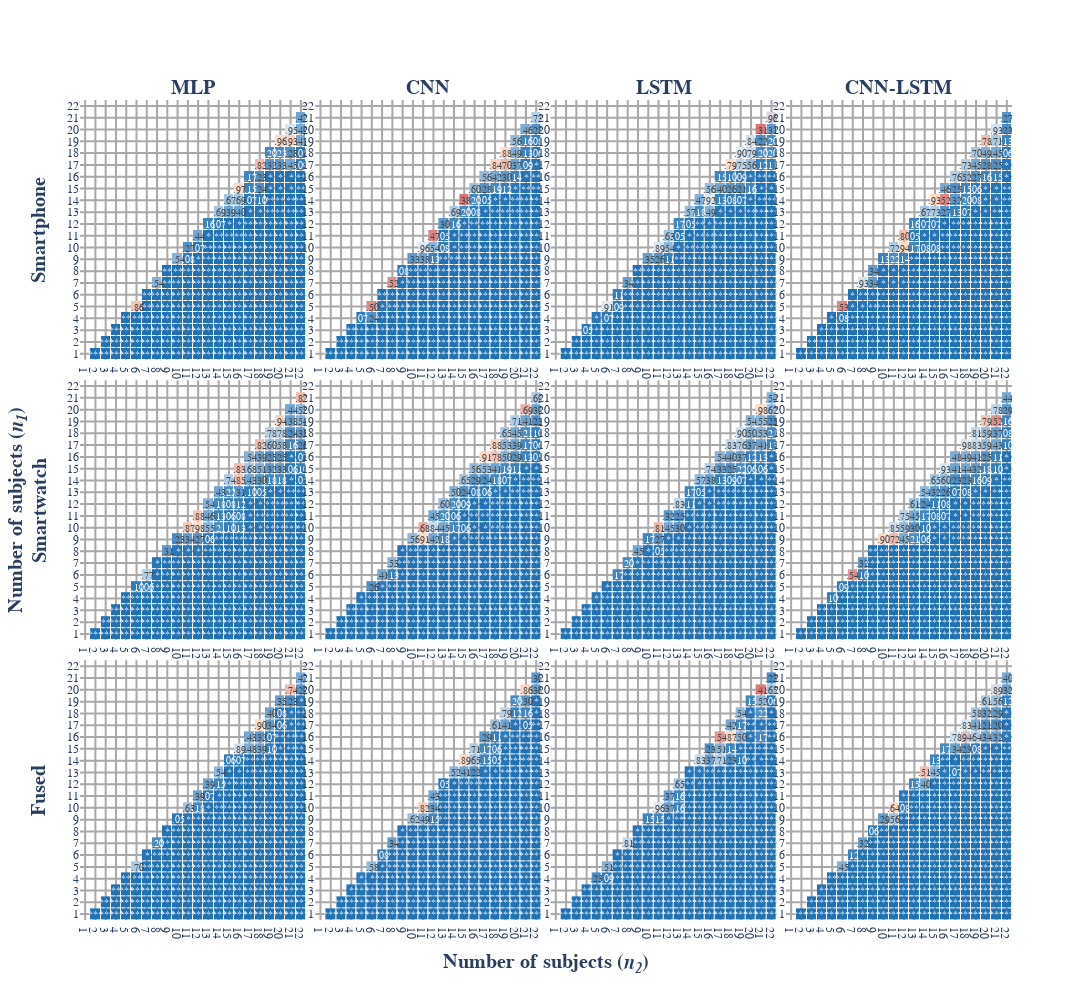

This figure's notebook cell:
### Markdown cell above
## Statistical analysis

Figure below depicts the statistical tests executed to determine the significance of the difference in accuracy caused by increasing training data in the MLP, CNN, LSTM and CNN-LSTM models respectively. In practice, the accuracy obtained from training models with $n_1$ subjects is compared with the accuracies obtained in models trained with $n_2$ subjects, where $n_2 > n_1$ (i.e., _does the accuracy statistically improve when training with more subjects?_).

> Prior to executing the statistical tests, the normality of the data was tested in order to use **parametric** or **non-parametric** tests. The results determined the **non-normality** of the data.

Overall, when the training data increases the accuracy increases too (with some isolated exceptions) in any model and data source, although this increase is not always significant. In every model and data source, improvements of the type $n_1 < n_2 + 1$ (i.e., adding the data of one subject more) start to be not significant around $n_1 \in [4,6]$.

Then, significant improvements seem to appear after 1) a certain threshold and 2) a specific amount of extra data (i.e., $n_1 < n_2 + x$). The first case is observed in the CNN and LSTM models. In both models, improvements are obtained when $n_1 \in [9,12]$ and $n_2 \in [13,14]$ across all data sources. In the MLP, there are improvements on $n_2 = 22$ when $n_1 \in [14,16]$ and $[17,18]$ with **smartwatch** and **fused** data, respectively; in the LSTM models, when $n_1 \in [14,16]$ improvements are observed when $n_2 = 20$ with any data source; and in the CNN-LSTM model, when $n_1 \in [16,18]$ improvements appear in $n_2 = 22$ with the **fused** data. 

Examples of the second case can be noticed in the CNN model with **smartphone** and  **smartwatch** data, where improvements to $n_1 \in [15, 17]$ and $n_1 \in [14,16]$, respectively, require the addition of data from $5$ subjects. The CNN-LSTM model also shows this behaviour with **smartphone** data, where improvements to $n_1 \in [9, 17]$ require the addition of data from $[3,5]$ subjects; the **smartwatch**, which requires data from $[4,6]$ subjects to obtain improvements when $n_1 \in [9,16]$; and with **fused** data, where improvements to $n_1 \in [9,13]$ are obtained after adding data from $2$ subjects.

Finally, no significant changes are observed after a certain range of values for $n_1$ is reached. In addition, these values seem constant across model architectures. For example, in models trained with **smartphone** data, no differences are observed after $n_1 \geq [17, 18]$. In the case of the **smartwatch** data, there are no improvements after $n_1 \geq 17$. These values are a bit higher for the models trained with **fused** data, around $n_1 \in [19,20]$.

### Code cell
pairwise_comparison_fig = plot_pairwise_comparision(
    reports, 
    MODELS,
    SOURCES, 
    Filter(None, None, TargetFilter.MODEL, ModelMetric.ACCURACY), 
    SOURCES_PRINT, 
    stars=True, 
    parametric=False, 
    alternative='two-sided'
)
pairwise_comparison_fig

### Figure 1 — Plotly figure (JSON) as saved in the notebook; plotly's stock layout.template omitted (floating-point values rounded to 4 significant figures; data arrays with more than 128 entries replaced by an {"elided": "..."} marker saying what was removed)
{"data": [{"colorscale": [[0, "rgb(33,113,181)"], [0.4, "rgb(222,235,247)"], [0.6, "rgb(178,24,43)"], [1, "rgb(253,219,199)"]], "hoverongaps": false, "hovertemplate": "B: %{x}<br>A: %{y}<br>p-value: %{text}<extra></extra>", "showscale": false, "text": {"elided": "22x22 str values"}, "textfont": {"size": 10}, "texttemplate": "%{text}", "type": "heatmap", "x": [1, 2, 3, 4, 5, 6, 7, 8, 9, 10, 11, 12, 13, 14, 15, 16, 17, 18, 19, 20, 21, 22], "xaxis": "x", "xgap": 1, "y": [1, 2, 3, 4, 5, 6, 7, 8, 9, 10, 11, 12, 13, 14, 15, 16, 17, 18, 19, 20, 21, 22], "yaxis": "y", "ygap": 1, "z": {"elided": "22x22 float values"}}, {"colorscale": [[0, "rgb(33,113,181)"], [0.4, "rgb(222,235,247)"], [0.6, "rgb(178,24,43)"], [1, "rgb(253,219,199)"]], "hoverongaps": false, "hovertemplate": "B: %{x}<br>A: %{y}<br>p-value: %{text}<extra></extra>", "showscale": false, "text": {"elided": "22x22 str values"}, "textfont": {"size": 10}, "texttemplate": "%{text}", "type": "heatmap", "x": [1, 2, 3, 4, 5, 6, 7, 8, 9, 10, 11, 12, 13, 14, 15, 16, 17, 18, 19, 20, 21, 22], "xaxis": "x5", "xgap": 1, "y": [1, 2, 3, 4, 5, 6, 7, 8, 9, 10, 11, 12, 13, 14, 15, 16, 17, 18, 19, 20, 21, 22], "yaxis": "y5", "ygap": 1, "z": {"elided": "22x22 float values"}}, {"colorscale": [[0, "rgb(33,113,181)"], [0.4, "rgb(222,235,247)"], [0.6, "rgb(178,24,43)"], [1, "rgb(253,219,199)"]], "hoverongaps": false, "hovertemplate": "B: %{x}<br>A: %{y}<br>p-value: %{text}<extra></extra>", "showscale": false, "text": {"elided": "22x22 str values"}, "textfont": {"size": 10}, "texttemplate": "%{text}", "type": "heatmap", "x": [1, 2, 3, 4, 5, 6, 7, 8, 9, 10, 11, 12, 13, 14, 15, 16, 17, 18, 19, 20, 21, 22], "xaxis": "x9", "xgap": 1, "y": [1, 2, 3, 4, 5, 6, 7, 8, 9, 10, 11, 12, 13, 14, 15, 16, 17, 18, 19, 20, 21, 22], "yaxis": "y9", "ygap": 1, "z": {"elided": "22x22 float values"}}, {"colorscale": [[0, "rgb(33,113,181)"], [0.4, "rgb(222,235,247)"], [0.6, "rgb(178,24,43)"], [1, "rgb(253,219,199)"]], "hoverongaps": false, "hovertemplate": "B: %{x}<br>A: %{y}<br>p-value: %{text}<extra></extra>", "showscale": false, "text": {"elided": "22x22 str values"}, "textfont": {"size": 10}, "texttemplate": "%{text}", "type": "heatmap", "x": [1, 2, 3, 4, 5, 6, 7, 8, 9, 10, 11, 12, 13, 14, 15, 16, 17, 18, 19, 20, 21, 22], "xaxis": "x2", "xgap": 1, "y": [1, 2, 3, 4, 5, 6, 7, 8, 9, 10, 11, 12, 13, 14, 15, 16, 17, 18, 19, 20, 21, 22], "yaxis": "y2", "ygap": 1, "z": {"elided": "22x22 float values"}}, {"colorscale": [[0, "rgb(33,113,181)"], [0.4, "rgb(222,235,247)"], [0.6, "rgb(178,24,43)"], [1, "rgb(253,219,199)"]], "hoverongaps": false, "hovertemplate": "B: %{x}<br>A: %{y}<br>p-value: %{text}<extra></extra>", "showscale": false, "text": {"elided": "22x22 str values"}, "textfont": {"size": 10}, "texttemplate": "%{text}", "type": "heatmap", "x": [1, 2, 3, 4, 5, 6, 7, 8, 9, 10, 11, 12, 13, 14, 15, 16, 17, 18, 19, 20, 21, 22], "xaxis": "x6", "xgap": 1, "y": [1, 2, 3, 4, 5, 6, 7, 8, 9, 10, 11, 12, 13, 14, 15, 16, 17, 18, 19, 20, 21, 22], "yaxis": "y6", "ygap": 1, "z": {"elided": "22x22 float values"}}, {"colorscale": [[0, "rgb(33,113,181)"], [0.4, "rgb(222,235,247)"], [0.6, "rgb(178,24,43)"], [1, "rgb(253,219,199)"]], "hoverongaps": false, "hovertemplate": "B: %{x}<br>A: %{y}<br>p-value: %{text}<extra></extra>", "showscale": false, "text": {"elided": "22x22 str values"}, "textfont": {"size": 10}, "texttemplate": "%{text}", "type": "heatmap", "x": [1, 2, 3, 4, 5, 6, 7, 8, 9, 10, 11, 12, 13, 14, 15, 16, 17, 18, 19, 20, 21, 22], "xaxis": "x10", "xgap": 1, "y": [1, 2, 3, 4, 5, 6, 7, 8, 9, 10, 11, 12, 13, 14, 15, 16, 17, 18, 19, 20, 21, 22], "yaxis": "y10", "ygap": 1, "z": {"elided": "22x22 float values"}}, {"colorscale": [[0, "rgb(33,113,181)"], [0.4, "rgb(222,235,247)"], [0.6, "rgb(178,24,43)"], [1, "rgb(253,219,199)"]], "hoverongaps": false, "hovertemplate": "B: %{x}<br>A: %{y}<br>p-value: %{text}<extra></extra>", "showscale": false, "text": {"elided": "22x22 str values"}, "textfont": {"size": 10}, "texttemplate": "%{text}", "type": "heatmap", "x": [1, 2, 3, 4, 5, 6, 7, 8, 9, 10, 11, 12, 13, 14, 15, 16, 17, 18, 19, 20, 21, 22], "xaxis": "x3", "xgap": 1, "y": [1, 2, 3, 4, 5, 6, 7, 8, 9, 10, 11, 12, 13, 14, 15, 16, 17, 18, 19, 20, 21, 22], "yaxis": "y3", "ygap": 1, "z": {"elided": "22x22 float values"}}, {"colorscale": [[0, "rgb(33,113,181)"], [0.4, "rgb(222,235,247)"], [0.6, "rgb(178,24,43)"], [1, "rgb(253,219,199)"]], "hoverongaps": false, "hovertemplate": "B: %{x}<br>A: %{y}<br>p-value: %{text}<extra></extra>", "showscale": false, "text": {"elided": "22x22 str values"}, "textfont": {"size": 10}, "texttemplate": "%{text}", "type": "heatmap", "x": [1, 2, 3, 4, 5, 6, 7, 8, 9, 10, 11, 12, 13, 14, 15, 16, 17, 18, 19, 20, 21, 22], "xaxis": "x7", "xgap": 1, "y": [1, 2, 3, 4, 5, 6, 7, 8, 9, 10, 11, 12, 13, 14, 15, 16, 17, 18, 19, 20, 21, 22], "yaxis": "y7", "ygap": 1, "z": {"elided": "22x22 float values"}}, {"colorscale": [[0, "rgb(33,113,181)"], [0.4, "rgb(222,235,247)"], [0.6, "rgb(178,24,43)"], [1, "rgb(253,219,199)"]], "hoverongaps": false, "hovertemplate": "B: %{x}<br>A: %{y}<br>p-value: %{text}<extra></extra>", "showscale": false, "text": {"elided": "22x22 str values"}, "textfont": {"size": 10}, "texttemplate": "%{text}", "type": "heatmap", "x": [1, 2, 3, 4, 5, 6, 7, 8, 9, 10, 11, 12, 13, 14, 15, 16, 17, 18, 19, 20, 21, 22], "xaxis": "x11", "xgap": 1, "y": [1, 2, 3, 4, 5, 6, 7, 8, 9, 10, 11, 12, 13, 14, 15, 16, 17, 18, 19, 20, 21, 22], "yaxis": "y11", "ygap": 1, "z": {"elided": "22x22 float values"}}, {"colorscale": [[0, "rgb(33,113,181)"], [0.4, "rgb(222,235,247)"], [0.6, "rgb(178,24,43)"], [1, "rgb(253,219,199)"]], "hoverongaps": false, "hovertemplate": "B: %{x}<br>A: %{y}<br>p-value: %{text}<extra></extra>", "showscale": false, "text": {"elided": "22x22 str values"}, "textfont": {"size": 10}, "texttemplate": "%{text}", "type": "heatmap", "x": [1, 2, 3, 4, 5, 6, 7, 8, 9, 10, 11, 12, 13, 14, 15, 16, 17, 18, 19, 20, 21, 22], "xaxis": "x4", "xgap": 1, "y": [1, 2, 3, 4, 5, 6, 7, 8, 9, 10, 11, 12, 13, 14, 15, 16, 17, 18, 19, 20, 21, 22], "yaxis": "y4", "ygap": 1, "z": {"elided": "22x22 float values"}}, {"colorscale": [[0, "rgb(33,113,181)"], [0.4, "rgb(222,235,247)"], [0.6, "rgb(178,24,43)"], [1, "rgb(253,219,199)"]], "hoverongaps": false, "hovertemplate": "B: %{x}<br>A: %{y}<br>p-value: %{text}<extra></extra>", "showscale": false, "text": {"elided": "22x22 str values"}, "textfont": {"size": 10}, "texttemplate": "%{text}", "type": "heatmap", "x": [1, 2, 3, 4, 5, 6, 7, 8, 9, 10, 11, 12, 13, 14, 15, 16, 17, 18, 19, 20, 21, 22], "xaxis": "x8", "xgap": 1, "y": [1, 2, 3, 4, 5, 6, 7, 8, 9, 10, 11, 12, 13, 14, 15, 16, 17, 18, 19, 20, 21, 22], "yaxis": "y8", "ygap": 1, "z": {"elided": "22x22 float values"}}, {"colorscale": [[0, "rgb(33,113,181)"], [0.4, "rgb(222,235,247)"], [0.6, "rgb(178,24,43)"], [1, "rgb(253,219,199)"]], "hoverongaps": false, "hovertemplate": "B: %{x}<br>A: %{y}<br>p-value: %{text}<extra></extra>", "showscale": false, "text": {"elided": "22x22 str values"}, "textfont": {"size": 10}, "texttemplate": "%{text}", "type": "heatmap", "x": [1, 2, 3, 4, 5, 6, 7, 8, 9, 10, 11, 12, 13, 14, 15, 16, 17, 18, 19, 20, 21, 22], "xaxis": "x12", "xgap": 1, "y": [1, 2, 3, 4, 5, 6, 7, 8, 9, 10, 11, 12, 13, 14, 15, 16, 17, 18, 19, 20, 21, 22], "yaxis": "y12", "ygap": 1, "z": {"elided": "22x22 float values"}}], "layout": {"annotations": [{"font": {"family": "Helvetica", "size": 20}, "showarrow": false, "text": "<b>MLP</b>", "x": 0.1212, "xanchor": "center", "xref": "paper", "y": 1, "yanchor": "bottom", "yref": "paper"}, {"font": {"family": "Helvetica", "size": 20}, "showarrow": false, "text": "<b>CNN</b>", "x": 0.3738, "xanchor": "center", "xref": "paper", "y": 1, "yanchor": "bottom", "yref": "paper"}, {"font": {"family": "Helvetica", "size": 20}, "showarrow": false, "text": "<b>LSTM</b>", "x": 0.6262, "xanchor": "center", "xref": "paper", "y": 1, "yanchor": "bottom", "yref": "paper"}, {"font": {"family": "Helvetica", "size": 20}, "showarrow": false, "text": "<b>CNN-LSTM</b>", "x": 0.8788, "xanchor": "center", "xref": "paper", "y": 1, "yanchor": "bottom", "yref": "paper"}, {"font": {"family": "Helvetica", "size": 20}, "showarrow": false, "text": "<b>Number of subjects (<i>n<sub>2</sub></i>)</b>", "x": 0.5, "xanchor": "center", "xref": "paper", "y": 0, "yanchor": "top", "yref": "paper", "yshift": -30}, {"font": {"family": "Helvetica", "size": 20}, "showarrow": false, "text": "<b>Number of subjects (<i>n<sub>1</sub></i>)</b>", "textangle": -90, "x": 0, "xanchor": "right", "xref": "paper", "xshift": -50, "y": 0.5, "yanchor": "middle", "yref": "paper"}], "font": {"family": "Helvetica"}, "height": 1000, "plot_bgcolor": "rgba(0,0,0,0)", "width": 1800, "xaxis": {"anchor": "y", "domain": [0, 0.2425], "dtick": 1, "gridcolor": "darkgrey", "gridwidth": 2}, "xaxis10": {"anchor": "y10", "domain": [0.2525, 0.495], "dtick": 1, "gridcolor": "darkgrey", "gridwidth": 2}, "xaxis11": {"anchor": "y11", "domain": [0.505, 0.7475], "dtick": 1, "gridcolor": "darkgrey", "gridwidth": 2}, "xaxis12": {"anchor": "y12", "domain": [0.7575, 1], "dtick": 1, "gridcolor": "darkgrey", "gridwidth": 2}, "xaxis2": {"anchor": "y2", "domain": [0.2525, 0.495], "dtick": 1, "gridcolor": "darkgrey", "gridwidth": 2}, "xaxis3": {"anchor": "y3", "domain": [0.505, 0.7475], "dtick": 1, "gridcolor": "darkgrey", "gridwidth": 2}, "xaxis4": {"anchor": "y4", "domain": [0.7575, 1], "dtick": 1, "gridcolor": "darkgrey", "gridwidth": 2}, "xaxis5": {"anchor": "y5", "domain": [0, 0.2425], "dtick": 1, "gridcolor": "darkgrey", "gridwidth": 2}, "xaxis6": {"anchor": "y6", "domain": [0.2525, 0.495], "dtick": 1, "gridcolor": "darkgrey", "gridwidth": 2}, "xaxis7": {"anchor": "y7", "domain": [0.505, 0.7475], "dtick": 1, "gridcolor": "darkgrey", "gridwidth": 2}, "xaxis8": {"anchor": "y8", "domain": [0.7575, 1], "dtick": 1, "gridcolor": "darkgrey", "gridwidth": 2}, "xaxis9": {"anchor": "y9", "domain": [0, 0.2425], "dtick": 1, "gridcolor": "darkgrey", "gridwidth": 2}, "yaxis": {"anchor": "x", "domain": [0.6833, 1], "dtick": 1, "gridcolor": "darkgrey", "gridwidth": 2, "title": {"font": {"size": 20}, "text": "<b>Smartphone</b>"}}, "yaxis10": {"anchor": "x10", "domain": [0, 0.3167], "dtick": 1, "gridcolor": "darkgrey", "gridwidth": 2}, "yaxis11": {"anchor": "x11", "domain": [0, 0.3167], "dtick": 1, "gridcolor": "darkgrey", "gridwidth": 2}, "yaxis12": {"anchor": "x12", "domain": [0, 0.3167], "dtick": 1, "gridcolor": "darkgrey", "gridwidth": 2}, "yaxis2": {"anchor": "x2", "domain": [0.6833, 1], "dtick": 1, "gridcolor": "darkgrey", "gridwidth": 2}, "yaxis3": {"anchor": "x3", "domain": [0.6833, 1], "dtick": 1, "gridcolor": "darkgrey", "gridwidth": 2}, "yaxis4": {"anchor": "x4", "domain": [0.6833, 1], "dtick": 1, "gridcolor": "darkgrey", "gridwidth": 2}, "yaxis5": {"anchor": "x5", "domain": [0.3417, 0.6583], "dtick": 1, "gridcolor": "darkgrey", "gridwidth": 2, "title": {"font": {"size": 20}, "text": "<b>Smartwatch</b>"}}, "yaxis6": {"anchor": "x6", "domain": [0.3417, 0.6583], "dtick": 1, "gridcolor": "darkgrey", "gridwidth": 2}, "yaxis7": {"anchor": "x7", "domain": [0.3417, 0.6583], "dtick": 1, "gridcolor": "darkgrey", "gridwidth": 2}, "yaxis8": {"anchor": "x8", "domain": [0.3417, 0.6583], "dtick": 1, "gridcolor": "darkgrey", "gridwidth": 2}, "yaxis9": {"anchor": "x9", "domain": [0, 0.3167], "dtick": 1, "gridcolor": "darkgrey", "gridwidth": 2, "title": {"font": {"size": 20}, "text": "<b>Fused</b>"}}}}
